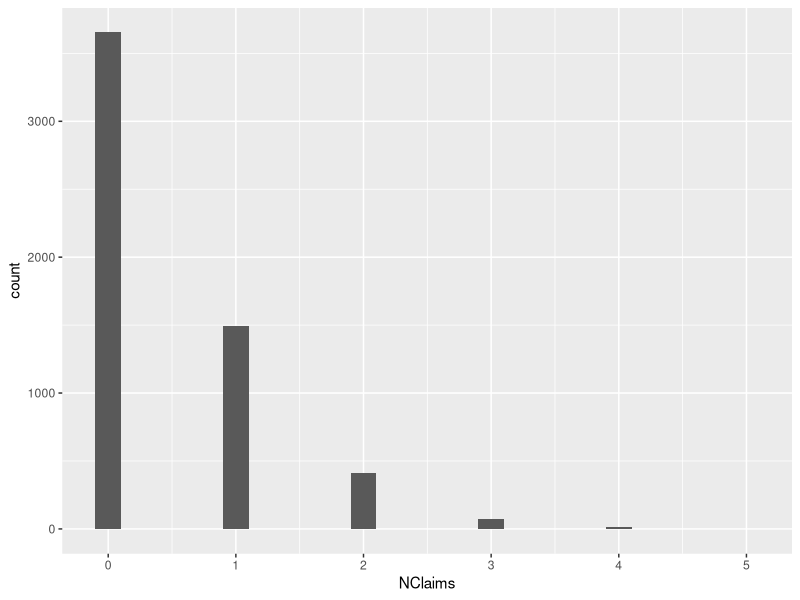
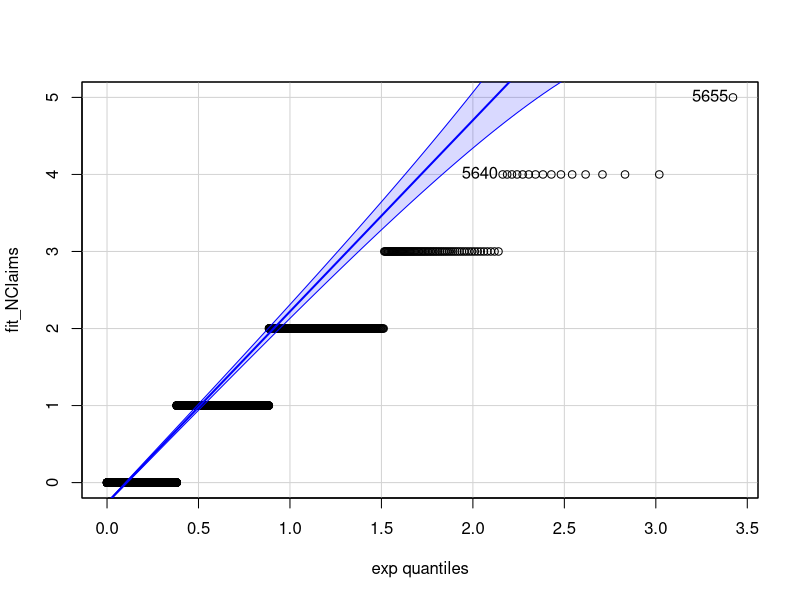
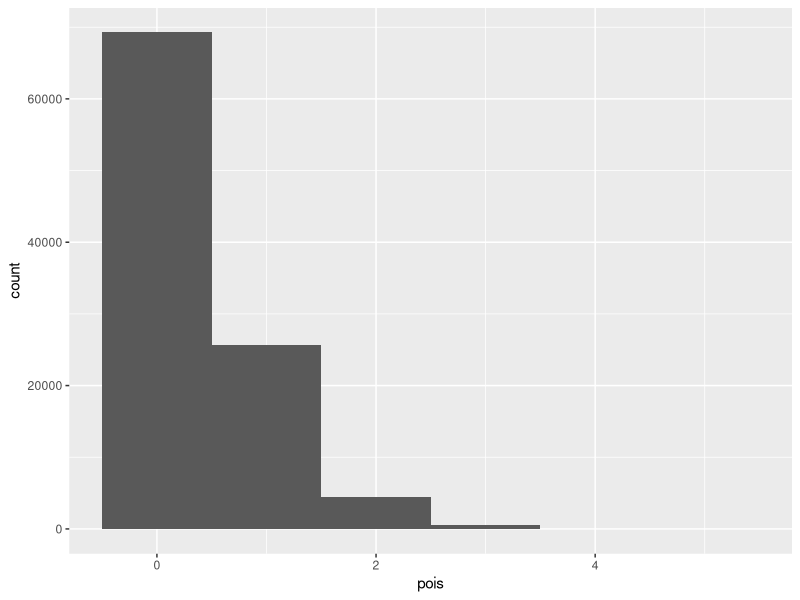
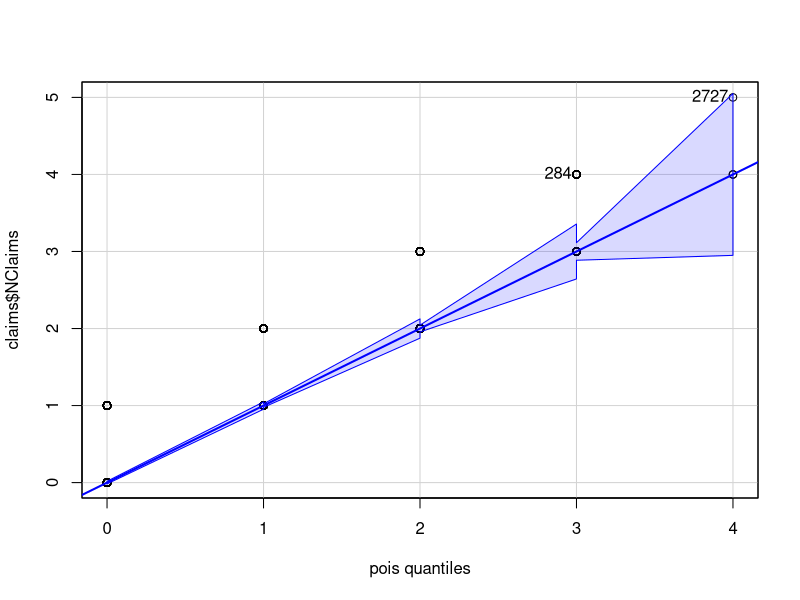
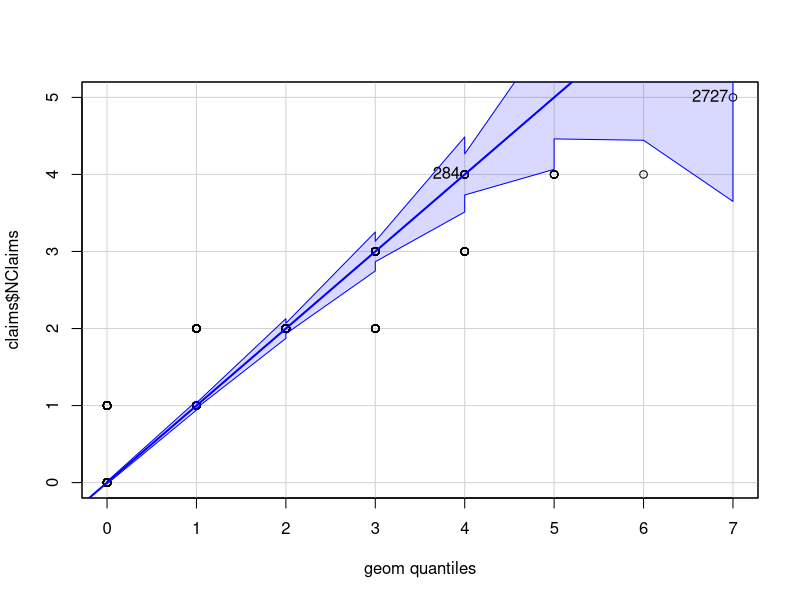
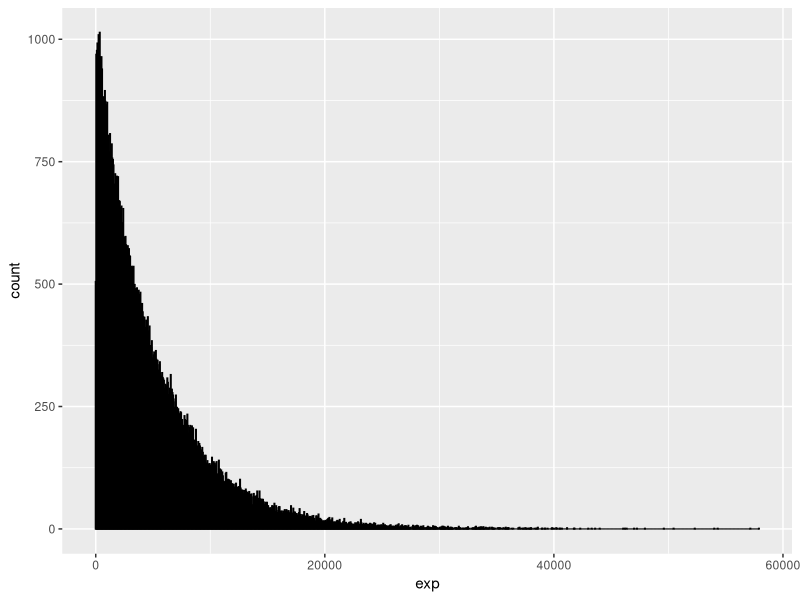
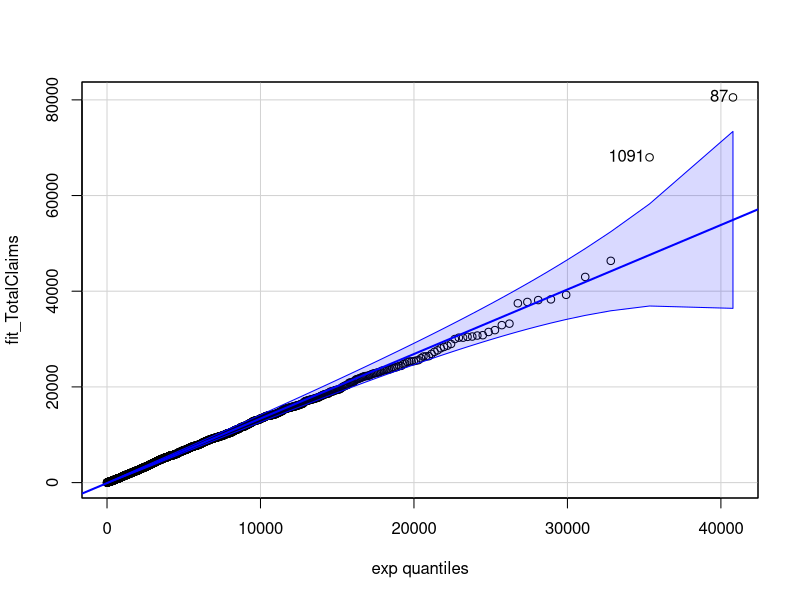
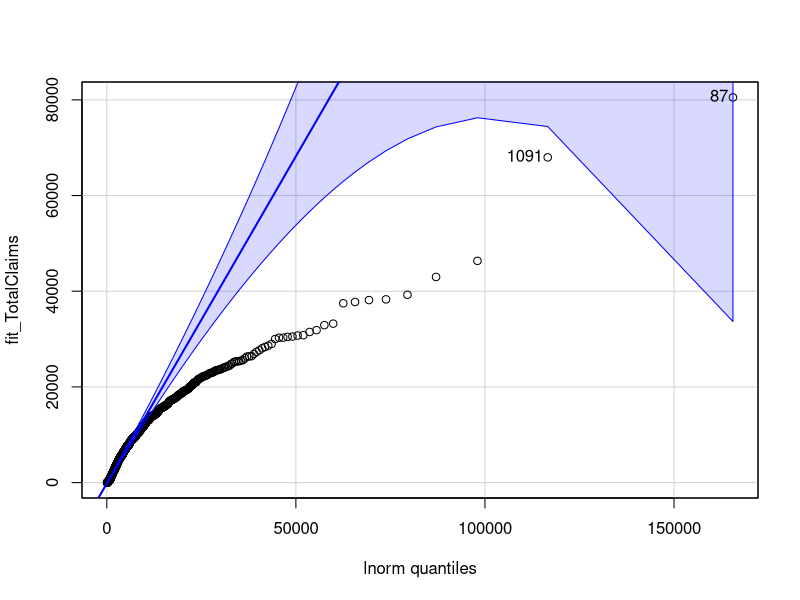

Recreate these plots in R, in order.
## ---- chunk 1
knitr::opts_chunk$set(echo = TRUE)
library(readxl)
library(tidyr)
library(ggplot2)
library(MASS)
library(gridExtra)
library(car)
## ---- chunk 2
claims <- read_xls("data/claims2020.xls")
claims
## ---- chunk 3
Num_Claims <- ggplot(claims, aes(x=NClaims))+geom_histogram(binwidth=0.2)
Num_Claims

fit_NClaims <- claims$NClaims
fit_NClaims <- sort(fit_NClaims)

#EXPONENTIAL
NClaims_fitexp <- fitdistr(fit_NClaims, densfun = "exponential")
NClaims_fitexp

x <- seq(0, 50000, length.out=100000)
expdata<- data.frame(x=x, exp=rexp(x, rate= 2.72772206  ))
qqPlot(x=fit_NClaims, distribution="exp", rate=2.72772206 )


#POISSON
NClaims_fitpois <- fitdistr(fit_NClaims, densfun = "poisson")
NClaims_fitpois

x <- seq(1, 1000, length.out=100000)
poisdata<- data.frame(x=x, pois=rpois(x, lambda=0.366606266))
Num_Claimspois <- ggplot(poisdata, aes(x=pois))+geom_histogram(binwidth=1)
Num_Claimspois
qqPlot(x=claims$NClaims, distribution="pois", lambda=0.366606266)


#Geometric
NClaims_fitgeom <- fitdistr(fit_NClaims, densfun = "geometric")
NClaims_fitgeom

x <- seq(1, 1000, length.out=100000)
geomdata<- data.frame(x=x, geom=rgeom(x, prob=0.731739657))
qqPlot(x=claims$NClaims, distribution="geom", prob=0.731739657)


## ---- chunk 4

fit_TotalClaims <- claims$TotalClaims[which(claims$TotalClaims!=0)]
fit_TotalClaims <- fit_TotalClaims[which(fit_TotalClaims!=300)]
fit_TotalClaims <- fit_TotalClaims-300
fit_NumClaims <- claims$NClaims[which(claims$NClaims2!=0)]
fit_AvgClaims <- fit_TotalClaims/fit_NumClaims
fit_AvgClaims <- rep(fit_AvgClaims, fit_NumClaims)


#EXPONENTIAL
TClaims_fitexp <- fitdistr(fit_AvgClaims, densfun = "exponential")
TClaims_fitexp

x <- seq(0, 50000, length.out=100000)
expdata<- data.frame(x=x, exp=rexp(x, rate= 2.021486e-04   ))
Total_Claimsexp <- ggplot(expdata, aes(x=exp))+geom_histogram(binwidth=50,color="black", fill="white")
Total_Claimsexp
qqPlot(x=fit_TotalClaims, distribution="exp", rate=2.021486e-04  )

#Lognormal
TClaims_fitlog <- fitdistr(fit_AvgClaims, densfun = "lognormal")
TClaims_fitlog

x <- seq(0, 50000, length.out=100000)
logdata<- data.frame(x=x, log=rlnorm(x, meanlog= 8.05774476, sdlog=1.14187603 ))
qqPlot(x=fit_TotalClaims, distribution="lnorm", meanlog= 8.05774476, sdlog=1.14187603  )


#Weibull
TClaims_fitwei <- fitdistr(fit_AvgClaims, densfun = "weibull")
TClaims_fitwei

x <- seq(0, 50000, length.out=100000)
weidata<- data.frame(x=x, log=rweibull(x, shape=1.171805, scale=5.375415e+03 ))
qqPlot(x=fit_TotalClaims, distribution="weibull", shape=1.171805, scale=5.375415e+03)




fit_AvgClaims <- data.frame(fit_AvgClaims)

Avg_Claimamt <- ggplot(fit_AvgClaims, aes(x=fit_AvgClaims, y = ..density..))+geom_histogram(binwidth=50, color="black", fill="white")
Avg_Claimamt



